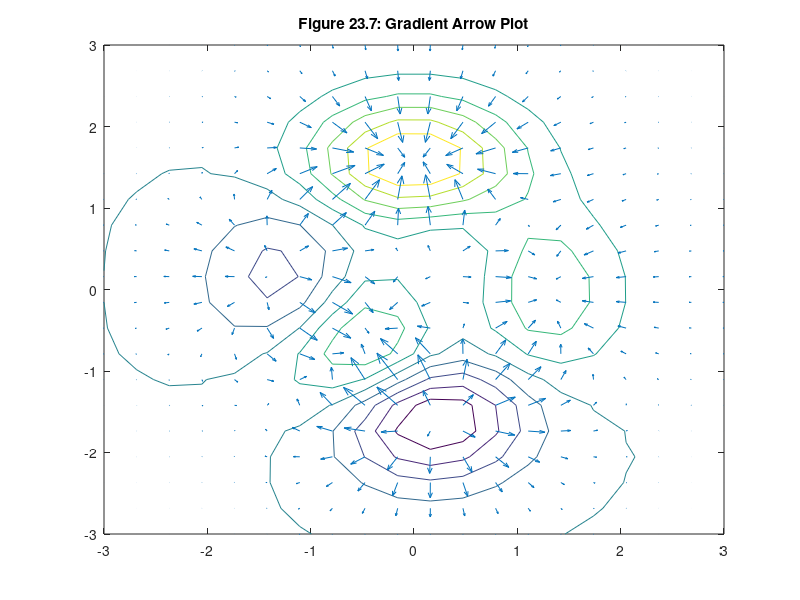

Write the MATLAB code that produced this figure.
[x,y,z] = peaks(20); % simple 2-D function
dx = x(1,2) - x(1,1); % spacing in x direction
dy = y(2,1) - y(1,1); % spacing in y direction
[dzdx,dzdy] = gradient(z,dx,dy);
contour(x,y,z)
hold on
quiver(x,y,dzdx,dzdy)
hold off
title('Figure 23.7: Gradient Arrow Plot')
